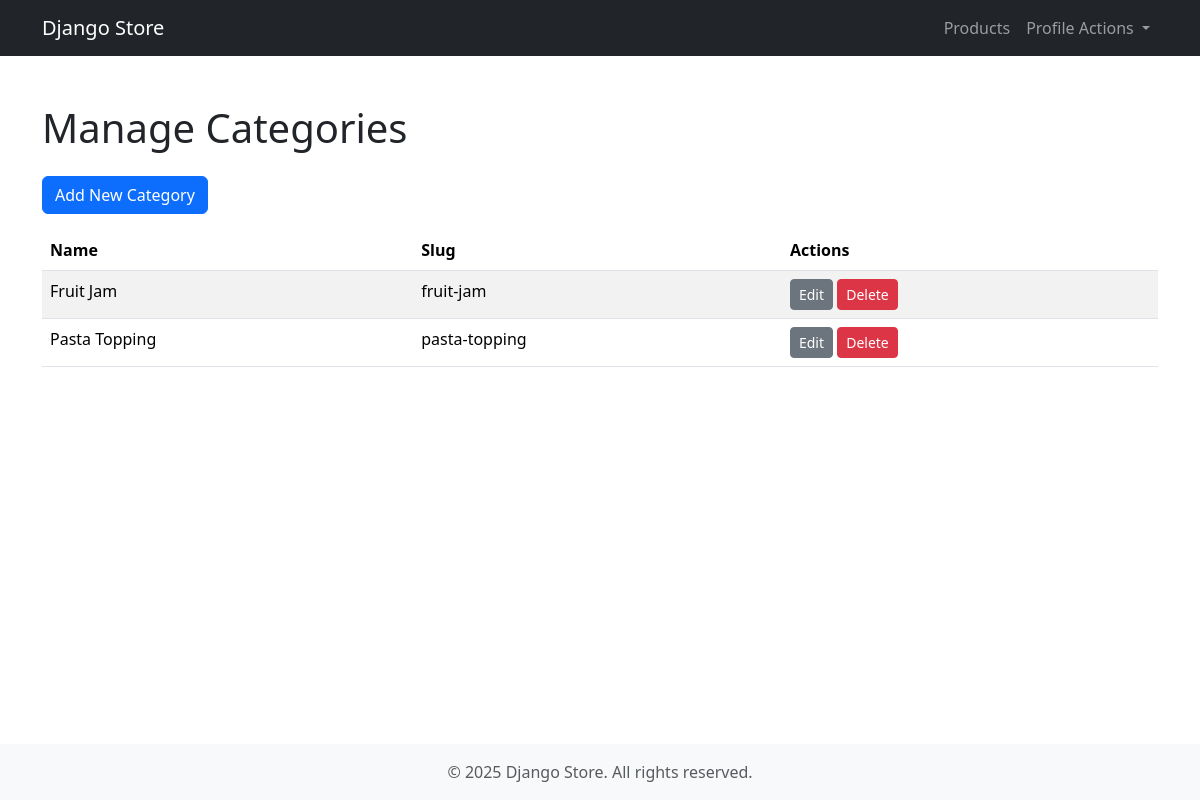
Page /manage/categories/ (signed in) on the committed database.
### products/models.py (models this page shows, shortened)
class Category(models.Model):
    name = models.CharField(
        max_length=100,
        unique=True,
        verbose_name="Category"
    )
    slug = models.SlugField(
        max_length=120,
        unique=True,
        blank=True,
        help_text="Automatically generated slug from the name"
    )
    class Meta:
        verbose_name = "Category"
        verbose_name_plural = "Categories"
        ordering = ['name']

### products/views.py (the view)
# urls.py: path('manage/categories/', ManagementCategoryListView.as_view(), name='manage_category_list'),
class ManagementCategoryListView(ManagerRequiredMixin, ListView):
    model = Category
    template_name = 'management/category_list.html'
    context_object_name = 'categories'

### users/mixins.py (called while the page is built)
    def dispatch(self, request, *args, **kwargs):
        if not request.user.is_authenticated:
            return self.handle_no_permission()
        if not request.user.is_manager:
            messages.error(request, "You do not have permission to access this page.")
            return redirect('home')
        return super().dispatch(request, *args, **kwargs)

### products/templates/management/category_list.html (shortened to what this page needs)
{% extends 'base.html' %}
{% block content %}
<div class="container">
    <h1 class="my-4">Manage Categories</h1>
    <a href="{% url 'products:category_create' %}" class="btn btn-primary mb-3">Add New Category</a>
    {% if categories %}
        <table class="table table-striped">
            <thead>
                <tr>
                    <th>Name</th>
                    <th>Slug</th>
                    <th>Actions</th>
                </tr>
            </thead>
            <tbody>
                {% for category in categories %}
                <tr>
                    <td>{{ category.name }}</td>
                    <td>{{ category.slug }}</td>
                    <td>
                        <a href="{% url 'products:category_update' category.pk %}" class="btn btn-sm btn-secondary">Edit</a>
                        <a href="{% url 'products:category_delete' category.pk %}" class="btn btn-sm btn-danger">Delete</a>
                    </td>
                </tr>
                {% endfor %}
            </tbody>
        </table>
    {% else %}
        <p>No categories found. <a href="{% url 'products:category_create' %}">Create the first one!</a></p>
    {% endif %}
</div>
{% endblock content %}

### rows in the picture
Category: name "Fruit Jam", slug "fruit-jam"
Category: name "Pasta Topping", slug "pasta-topping"
